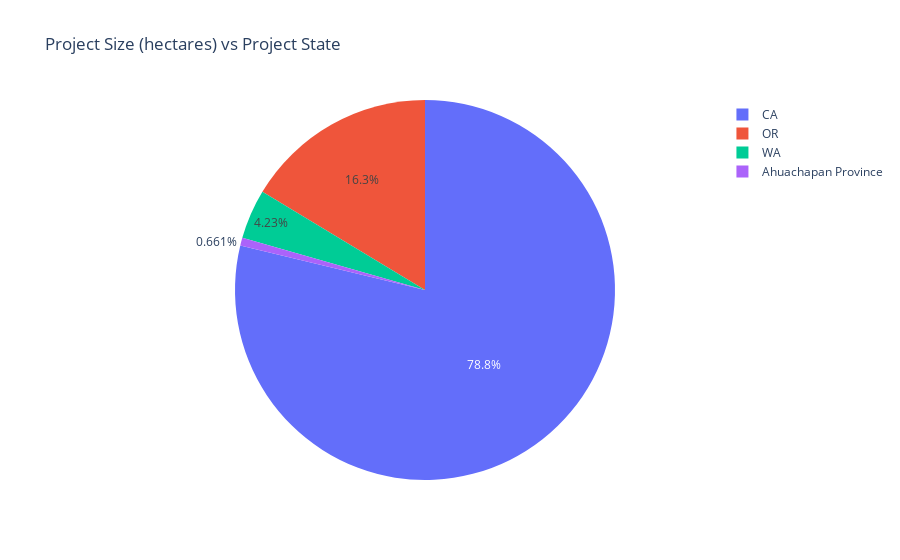

Notebook code cell kept with this figure:
### Code cell
fig = px.pie(data, values='Project Size (hectares)', names='Project State', title='Project Size (hectares) vs Project State')
fig.show()

### Figure 1 — Plotly figure (JSON) as saved in the notebook; plotly's stock layout.template omitted (floating-point values rounded to 4 significant figures)
{"data": [{"domain": {"x": [0, 1], "y": [0, 1]}, "hovertemplate": "Project State=%{label}<br>Project Size (hectares)=%{value}<extra></extra>", "labels": ["CA", "CA", "CA", "MI, WI", "NY", "FL", "FL", "PA, NY", "CA", "CA", "TN", "CA", "CA", "CA", "CA", "CA", "CA", "CA", "CA", "CA", "Jambi", "East Kalimantan", "East Kalimantan", "Minas Gerais", "Parana ", "Minas Gerais", "Parana ", "Antioquia & Caldas", "Medellin", "Curitiba", "Montevideo", "Santiago ", null, "Guatemala City", null, null, "Auckland", null, "Cotopaxi", "Upala", "Ahuachapan Province", "South Sumatra", "Izabal", "Yoni", "Ashanti Region", "San Estanisalo", "Limpopo", "Western Cape, Eastern Cape, Mpumalanga", "Eastern Cape", "Mpumalanga", "Morogoro", "Piggs Peak", "Sabie", "Mpumalanga", null, "WA", "WA", "WA", "WA", "OR", "OR", "OR", "OR", "OR", "OR", "OR", "OR", "OR", "OR", "CA", "VA, KY, TN", null, null, null, null, null, null, null, null, null, null, null, null, null], "legendgroup": "", "name": "", "showlegend": true, "type": "pie", "values": ["10,000", "405", "4,046 per year", "273,972", "112,502", "38,594", "38,594", "64,749", "45,325", "45,325", "36,219", "29", "29947", "10,000", "10,000", "10,000", "10,000", "10,000", "10,000", "10,000", "70,000", "18,000", "93,000", "36,372", "12,594", "36,372", "12,594", "24,172", "24,172", "170,500", "68,000", "106,000", "25,500", "19,000", "9,000", "266,500", "33,500", "24,000", "17,655", "2,400", "255", "22,934", "2,406", "10,000", "10,000", "2,658", "6,400", "57,100", "57,100", "57,100", "28,000", "31,500", "8,300", "3,671", "568,543", "1,336", "640", "640", "350", "2062", "1961", "761", "761", "1,031", "761", "2,596", "5,377", "5,377", "10,392", "16,000", "102,386", "10,000", "10,000", "10,000", "10,000", "3,900", "15 million (committed)", "4 million  (committed)", "2 million (committed)", "5.2 million (committed)", "2 million (committed)", "3.2 million (committed)", "1 million (committed)", "4.5 million (committed)"]}], "layout": {"legend": {"tracegroupgap": 0}, "title": {"text": "Project Size (hectares) vs Project State"}}}
